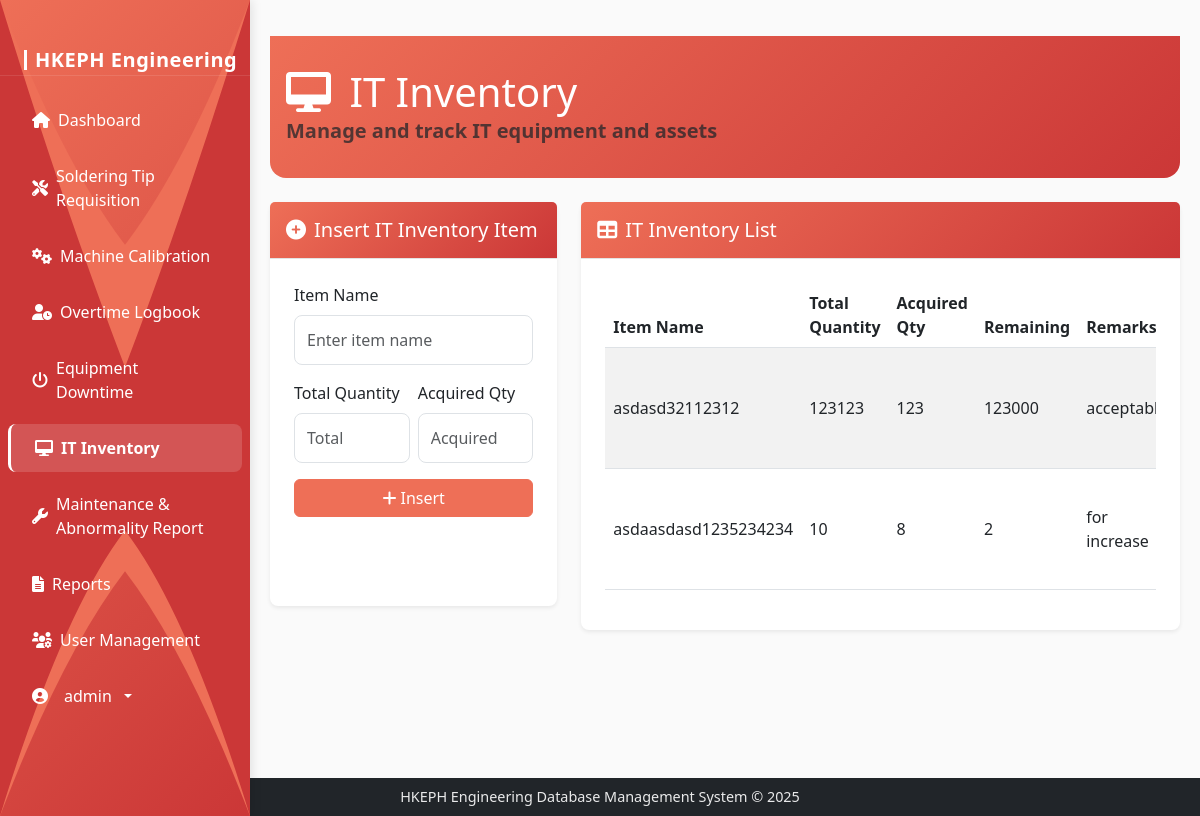
Before: /it-inventory (signed in) with the older database file.
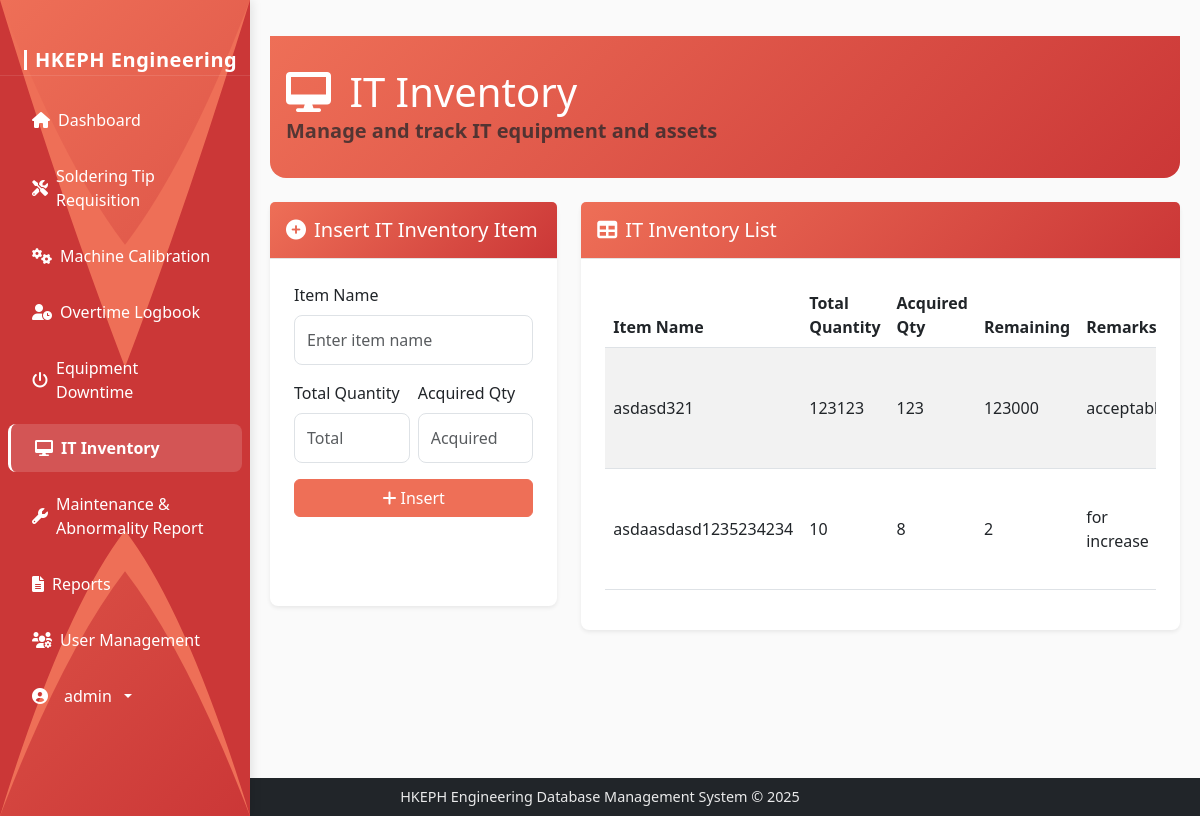
After: the same page with the newer database file.
### models.py (models this page shows)
class ITInventory(db.Model):
    id = db.Column(db.Integer, primary_key=True)
    item_name = db.Column(db.String(100), nullable=False)
    total_quantity = db.Column(db.Integer, nullable=False)
    acquired_qty = db.Column(db.Integer, nullable=False)

### routes.py (the view, shortened to what this page needs)
@app.route('/it-inventory', methods=['GET', 'POST'])
@login_required
def it_inventory():
    edit_id = request.args.get('edit_id')
    form = ITInventoryForm()
    if edit_id:
        item_to_edit = ITInventory.query.get(edit_id)
        if item_to_edit and request.method == 'GET':
            form.item_name.data = item_to_edit.item_name
            form.total_quantity.data = item_to_edit.total_quantity
            form.acquired_qty.data = item_to_edit.acquired_qty
    inventory_items = ITInventory.query.all()
    return render_template('it_inventory.html', form=form, inventory_items=inventory_items, edit_id=edit_id)

### forms.py
class ITInventoryForm(FlaskForm):
    item_name = StringField('Item Name', validators=[DataRequired()])
    total_quantity = IntegerField('Total Quantity', validators=[DataRequired(), NumberRange(min=0)])
    acquired_qty = IntegerField('Acquired Qty', validators=[DataRequired(), NumberRange(min=0)])

### app.py (called while the page is built)
@login_manager.user_loader
def load_user(user_id):
    return User.query.get(int(user_id))

### templates/it_inventory.html (shortened to what the changed rows need)
{% extends 'base.html' %}
{% block content %}
<div class="content-area">
    <div class="dashboard-header mb-4">
        <div class="header-content">
            <h1 class="mb-0" style="color: white;">
                <i class="fas fa-desktop me-2" style="color: white;"></i>
                IT Inventory
            </h1>
        </div>
    </div>
    <div class="row">
        <div class="col-md-8">
            <div class="card h-100">
                <div class="card-body">
                    <div class="table-responsive" style="max-height:600px;">
                        <table class="table table-striped table-hover align-middle">
                            <thead>
                                <tr>
                                    <th>Item Name</th>
                                    <th>Total Quantity</th>
                                    <th>Acquired Qty</th>
                                    <th>Remaining</th>
                                    <th>Remarks</th>
                                </tr>
                            </thead>
                            <tbody>
                                {% for item in inventory_items %}
                                <tr>
                                    <td>{{ item.item_name }}</td>
                                    <td>{{ item.total_quantity }}</td>
                                    <td>{{ item.acquired_qty }}</td>
                                    <td>{{ item.total_quantity - item.acquired_qty }}</td>
                                    <td>
                                        {% if (item.total_quantity - item.acquired_qty) > (item.total_quantity / 2) %}
                                            acceptable
                                        {% elif (item.total_quantity - item.acquired_qty) < (item.total_quantity / 2) %}
                                            for increase
                                        {% endif %}
                                    </td>
                                </tr>
                                {% endfor %}
                            </tbody>
                        </table>
                    </div>
                </div>
            </div>
        </div>
    </div>
{% endblock %}

Changed rows visible on the page:
changed ITInventory: item_name "asdasd32112312" → "asdasd321"
